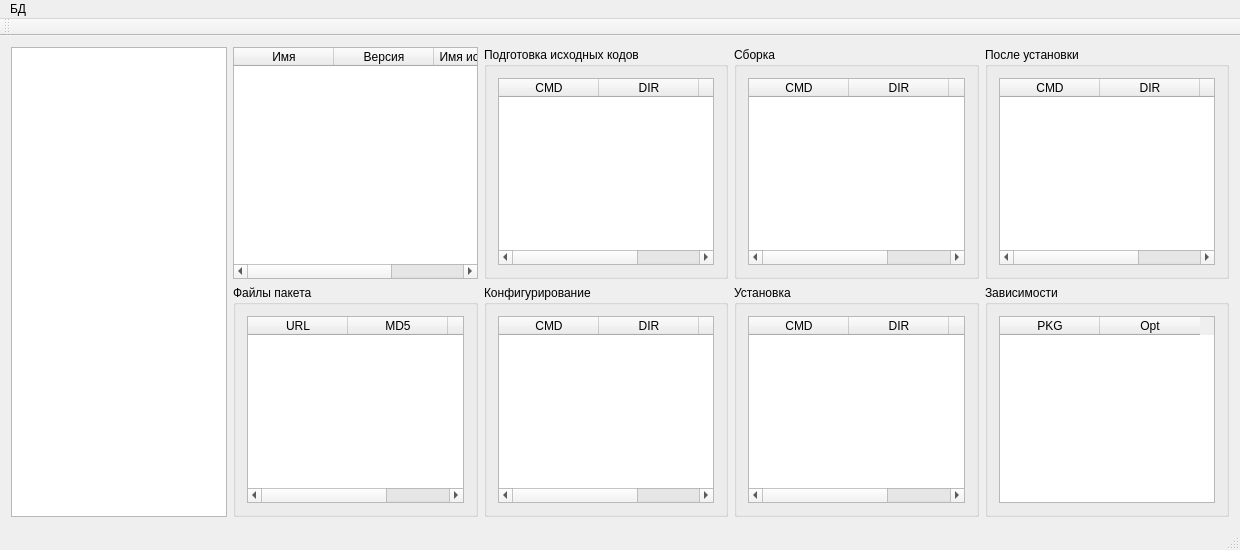
<?xml version="1.0" encoding="UTF-8"?>
<ui version="4.0">
 <class>MainWindow</class>
 <widget class="QMainWindow" name="MainWindow">
  <property name="geometry">
   <rect>
    <x>0</x>
    <y>0</y>
    <width>1240</width>
    <height>550</height>
   </rect>
  </property>
  <property name="windowTitle">
   <string>MainWindow</string>
  </property>
  <widget class="QWidget" name="centralWidget">
   <layout class="QGridLayout" name="gridLayout">
    <item row="1" column="2">
     <widget class="QGroupBox" name="groupBox_3">
      <property name="title">
       <string>Конфигурирование</string>
      </property>
      <layout class="QHBoxLayout" name="horizontalLayout_3">
       <item>
        <widget class="QTableWidget" name="twConfig">
         <property name="contextMenuPolicy">
          <enum>Qt::CustomContextMenu</enum>
         </property>
         <column>
          <property name="text">
           <string>CMD</string>
          </property>
         </column>
         <column>
          <property name="text">
           <string>DIR</string>
          </property>
         </column>
         <column>
          <property name="text">
           <string>Opt</string>
          </property>
         </column>
        </widget>
       </item>
      </layout>
     </widget>
    </item>
    <item row="0" column="3">
     <widget class="QGroupBox" name="groupBox_4">
      <property name="title">
       <string>Сборка</string>
      </property>
      <layout class="QHBoxLayout" name="horizontalLayout_4">
       <item>
        <widget class="QTableWidget" name="twBuild">
         <property name="contextMenuPolicy">
          <enum>Qt::CustomContextMenu</enum>
         </property>
         <column>
          <property name="text">
           <string>CMD</string>
          </property>
         </column>
         <column>
          <property name="text">
           <string>DIR</string>
          </property>
         </column>
         <column>
          <property name="text">
           <string>Opt</string>
          </property>
         </column>
        </widget>
       </item>
      </layout>
     </widget>
    </item>
    <item row="1" column="3">
     <widget class="QGroupBox" name="groupBox_5">
      <property name="title">
       <string>Установка</string>
      </property>
      <layout class="QHBoxLayout" name="horizontalLayout_5">
       <item>
        <widget class="QTableWidget" name="twInstall">
         <property name="contextMenuPolicy">
          <enum>Qt::CustomContextMenu</enum>
         </property>
         <column>
          <property name="text">
           <string>CMD</string>
          </property>
         </column>
         <column>
          <property name="text">
           <string>DIR</string>
          </property>
         </column>
         <column>
          <property name="text">
           <string>Opt</string>
          </property>
         </column>
        </widget>
       </item>
      </layout>
     </widget>
    </item>
    <item row="0" column="2">
     <widget class="QGroupBox" name="groupBox_2">
      <property name="title">
       <string>Подготовка исходных кодов</string>
      </property>
      <layout class="QHBoxLayout" name="horizontalLayout_2">
       <item>
        <widget class="QTableWidget" name="twPrep">
         <property name="contextMenuPolicy">
          <enum>Qt::CustomContextMenu</enum>
         </property>
         <column>
          <property name="text">
           <string>CMD</string>
          </property>
         </column>
         <column>
          <property name="text">
           <string>DIR</string>
          </property>
         </column>
         <column>
          <property name="text">
           <string>Opt</string>
          </property>
         </column>
        </widget>
       </item>
      </layout>
     </widget>
    </item>
    <item row="1" column="1">
     <widget class="QGroupBox" name="groupBox">
      <property name="title">
       <string>Файлы пакета</string>
      </property>
      <layout class="QHBoxLayout" name="horizontalLayout">
       <item>
        <widget class="QTableWidget" name="twSources">
         <property name="contextMenuPolicy">
          <enum>Qt::CustomContextMenu</enum>
         </property>
         <column>
          <property name="text">
           <string>URL</string>
          </property>
         </column>
         <column>
          <property name="text">
           <string>MD5</string>
          </property>
         </column>
         <column>
          <property name="text">
           <string>Размер</string>
          </property>
         </column>
        </widget>
       </item>
      </layout>
     </widget>
    </item>
    <item row="0" column="1">
     <widget class="QTableWidget" name="twVersions">
      <property name="contextMenuPolicy">
       <enum>Qt::CustomContextMenu</enum>
      </property>
      <column>
       <property name="text">
        <string>Имя</string>
       </property>
      </column>
      <column>
       <property name="text">
        <string>Версия</string>
       </property>
      </column>
      <column>
       <property name="text">
        <string>Имя исх. пакета</string>
       </property>
      </column>
     </widget>
    </item>
    <item row="0" column="0" rowspan="2">
     <widget class="QTreeWidget" name="twPckgs">
      <property name="contextMenuPolicy">
       <enum>Qt::CustomContextMenu</enum>
      </property>
      <attribute name="headerVisible">
       <bool>false</bool>
      </attribute>
      <column>
       <property name="text">
        <string notr="true">1</string>
       </property>
      </column>
     </widget>
    </item>
    <item row="0" column="4">
     <widget class="QGroupBox" name="groupBox_6">
      <property name="title">
       <string>После установки</string>
      </property>
      <layout class="QHBoxLayout" name="horizontalLayout_6">
       <item>
        <widget class="QTableWidget" name="twPostInst">
         <property name="contextMenuPolicy">
          <enum>Qt::CustomContextMenu</enum>
         </property>
         <column>
          <property name="text">
           <string>CMD</string>
          </property>
         </column>
         <column>
          <property name="text">
           <string>DIR</string>
          </property>
         </column>
         <column>
          <property name="text">
           <string>Opt</string>
          </property>
         </column>
        </widget>
       </item>
      </layout>
     </widget>
    </item>
    <item row="1" column="4">
     <widget class="QGroupBox" name="groupBox_7">
      <property name="title">
       <string>Зависимости</string>
      </property>
      <layout class="QHBoxLayout" name="horizontalLayout_7">
       <item>
        <widget class="QTableWidget" name="twDeps">
         <property name="contextMenuPolicy">
          <enum>Qt::CustomContextMenu</enum>
         </property>
         <column>
          <property name="text">
           <string>PKG</string>
          </property>
         </column>
         <column>
          <property name="text">
           <string>Opt</string>
          </property>
         </column>
        </widget>
       </item>
      </layout>
     </widget>
    </item>
   </layout>
  </widget>
  <widget class="QMenuBar" name="menuBar">
   <property name="geometry">
    <rect>
     <x>0</x>
     <y>0</y>
     <width>1240</width>
     <height>20</height>
    </rect>
   </property>
   <widget class="QMenu" name="mOpen">
    <property name="title">
     <string>БД</string>
    </property>
    <addaction name="aOpenDB"/>
   </widget>
   <addaction name="mOpen"/>
  </widget>
  <widget class="QToolBar" name="mainToolBar">
   <attribute name="toolBarArea">
    <enum>TopToolBarArea</enum>
   </attribute>
   <attribute name="toolBarBreak">
    <bool>false</bool>
   </attribute>
  </widget>
  <widget class="QStatusBar" name="statusBar"/>
  <action name="aOpenDB">
   <property name="text">
    <string>Открыть БД</string>
   </property>
  </action>
 </widget>
 <layoutdefault spacing="6" margin="11"/>
 <resources/>
 <connections/>
</ui>
